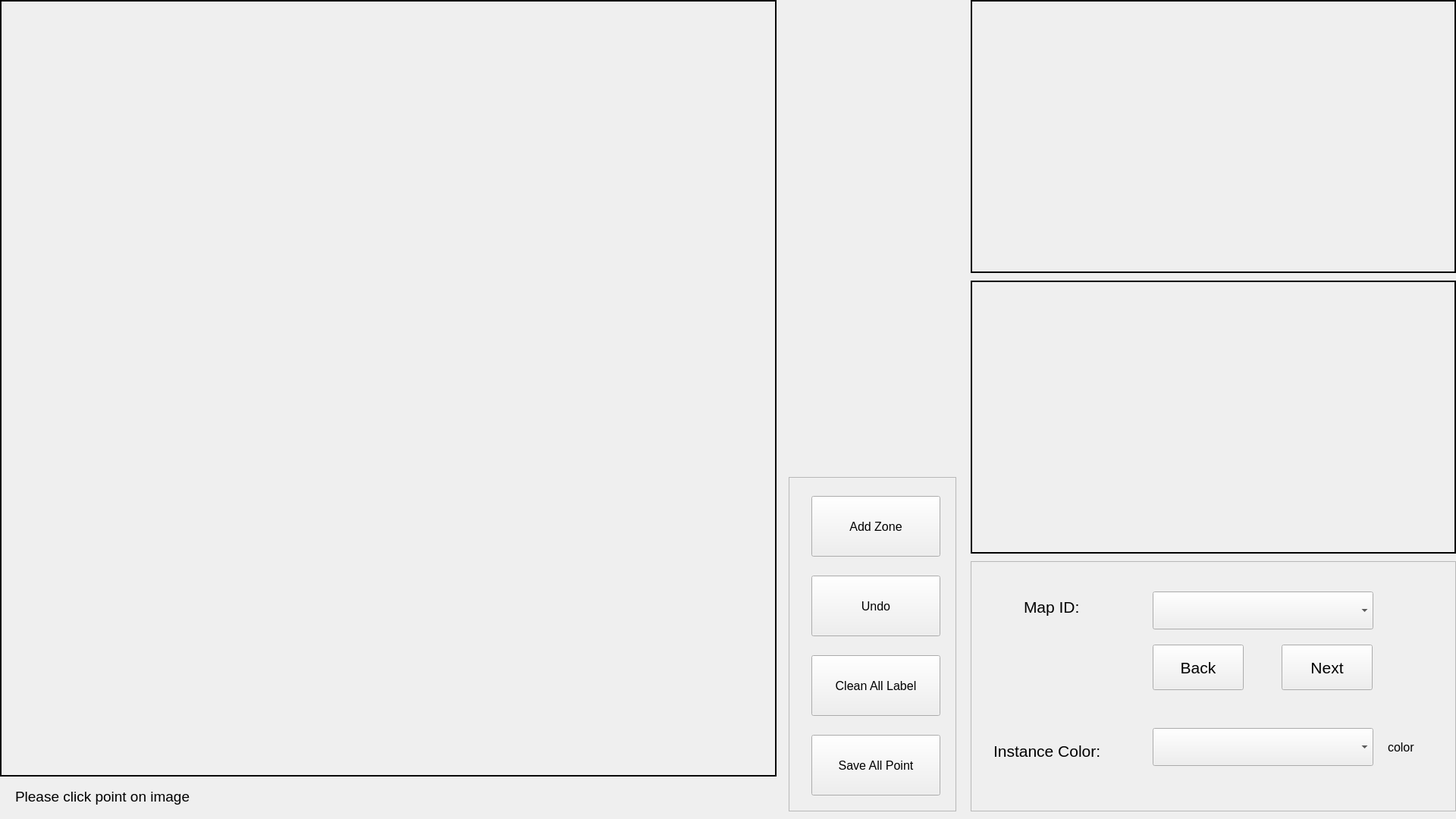
<?xml version="1.0" encoding="UTF-8"?>
<ui version="4.0">
 <class>MainWindow</class>
 <widget class="QMainWindow" name="MainWindow">
  <property name="geometry">
   <rect>
    <x>0</x>
    <y>0</y>
    <width>1920</width>
    <height>1080</height>
   </rect>
  </property>
  <property name="font">
   <font>
    <pointsize>20</pointsize>
   </font>
  </property>
  <property name="windowTitle">
   <string>MainWindow</string>
  </property>
  <widget class="QWidget" name="centralwidget">
   <widget class="QLabel" name="main_image">
    <property name="geometry">
     <rect>
      <x>0</x>
      <y>0</y>
      <width>1024</width>
      <height>1024</height>
     </rect>
    </property>
    <property name="frameShape">
     <enum>QFrame::WinPanel</enum>
    </property>
    <property name="text">
     <string/>
    </property>
   </widget>
   <widget class="QLabel" name="image_seg_front">
    <property name="geometry">
     <rect>
      <x>1280</x>
      <y>0</y>
      <width>640</width>
      <height>360</height>
     </rect>
    </property>
    <property name="frameShape">
     <enum>QFrame::WinPanel</enum>
    </property>
    <property name="text">
     <string/>
    </property>
   </widget>
   <widget class="QLabel" name="image_rgb_front">
    <property name="geometry">
     <rect>
      <x>1280</x>
      <y>370</y>
      <width>640</width>
      <height>360</height>
     </rect>
    </property>
    <property name="frameShape">
     <enum>QFrame::WinPanel</enum>
    </property>
    <property name="text">
     <string/>
    </property>
   </widget>
   <widget class="QFrame" name="center_bot_block">
    <property name="geometry">
     <rect>
      <x>1280</x>
      <y>740</y>
      <width>640</width>
      <height>330</height>
     </rect>
    </property>
    <property name="frameShape">
     <enum>QFrame::StyledPanel</enum>
    </property>
    <property name="frameShadow">
     <enum>QFrame::Raised</enum>
    </property>
    <widget class="QComboBox" name="combobox_map_id">
     <property name="geometry">
      <rect>
       <x>240</x>
       <y>40</y>
       <width>291</width>
       <height>50</height>
      </rect>
     </property>
     <property name="font">
      <font>
       <pointsize>13</pointsize>
      </font>
     </property>
    </widget>
    <widget class="QLabel" name="map_id">
     <property name="geometry">
      <rect>
       <x>70</x>
       <y>30</y>
       <width>150</width>
       <height>60</height>
      </rect>
     </property>
     <property name="font">
      <font>
       <pointsize>16</pointsize>
      </font>
     </property>
     <property name="text">
      <string>Map ID:</string>
     </property>
    </widget>
    <widget class="QPushButton" name="backButton_frame">
     <property name="geometry">
      <rect>
       <x>240</x>
       <y>110</y>
       <width>120</width>
       <height>60</height>
      </rect>
     </property>
     <property name="font">
      <font>
       <pointsize>16</pointsize>
      </font>
     </property>
     <property name="text">
      <string>Back</string>
     </property>
    </widget>
    <widget class="QPushButton" name="nextButton_frame">
     <property name="geometry">
      <rect>
       <x>410</x>
       <y>110</y>
       <width>120</width>
       <height>60</height>
      </rect>
     </property>
     <property name="font">
      <font>
       <pointsize>16</pointsize>
      </font>
     </property>
     <property name="text">
      <string>Next</string>
     </property>
    </widget>
    <widget class="QLabel" name="color">
     <property name="geometry">
      <rect>
       <x>30</x>
       <y>220</y>
       <width>190</width>
       <height>60</height>
      </rect>
     </property>
     <property name="font">
      <font>
       <pointsize>16</pointsize>
      </font>
     </property>
     <property name="text">
      <string>Instance Color:</string>
     </property>
    </widget>
    <widget class="QComboBox" name="combobox_instance_color">
     <property name="geometry">
      <rect>
       <x>240</x>
       <y>220</y>
       <width>291</width>
       <height>50</height>
      </rect>
     </property>
     <property name="font">
      <font>
       <pointsize>13</pointsize>
      </font>
     </property>
    </widget>
    <widget class="QLabel" name="color_vis">
     <property name="geometry">
      <rect>
       <x>550</x>
       <y>220</y>
       <width>61</width>
       <height>51</height>
      </rect>
     </property>
     <property name="font">
      <font>
       <pointsize>12</pointsize>
      </font>
     </property>
     <property name="text">
      <string>color</string>
     </property>
    </widget>
   </widget>
   <widget class="QFrame" name="right_bot_block">
    <property name="geometry">
     <rect>
      <x>1040</x>
      <y>629</y>
      <width>221</width>
      <height>441</height>
     </rect>
    </property>
    <property name="frameShape">
     <enum>QFrame::StyledPanel</enum>
    </property>
    <property name="frameShadow">
     <enum>QFrame::Raised</enum>
    </property>
    <widget class="QPushButton" name="pushButton_add">
     <property name="geometry">
      <rect>
       <x>30</x>
       <y>25</y>
       <width>170</width>
       <height>80</height>
      </rect>
     </property>
     <property name="font">
      <font>
       <pointsize>12</pointsize>
      </font>
     </property>
     <property name="text">
      <string>Add Zone</string>
     </property>
    </widget>
    <widget class="QPushButton" name="pushButton_undo">
     <property name="geometry">
      <rect>
       <x>30</x>
       <y>130</y>
       <width>170</width>
       <height>80</height>
      </rect>
     </property>
     <property name="font">
      <font>
       <pointsize>12</pointsize>
      </font>
     </property>
     <property name="text">
      <string>Undo</string>
     </property>
    </widget>
    <widget class="QPushButton" name="pushButton_save">
     <property name="geometry">
      <rect>
       <x>30</x>
       <y>340</y>
       <width>170</width>
       <height>80</height>
      </rect>
     </property>
     <property name="font">
      <font>
       <pointsize>12</pointsize>
      </font>
     </property>
     <property name="text">
      <string>Save All Point</string>
     </property>
    </widget>
    <widget class="QPushButton" name="pushButton_clean">
     <property name="geometry">
      <rect>
       <x>30</x>
       <y>235</y>
       <width>170</width>
       <height>80</height>
      </rect>
     </property>
     <property name="font">
      <font>
       <pointsize>12</pointsize>
      </font>
     </property>
     <property name="text">
      <string>Clean All Label</string>
     </property>
    </widget>
   </widget>
   <widget class="QLabel" name="message_box">
    <property name="geometry">
     <rect>
      <x>20</x>
      <y>1025</y>
      <width>1000</width>
      <height>50</height>
     </rect>
    </property>
    <property name="font">
     <font>
      <pointsize>14</pointsize>
     </font>
    </property>
    <property name="text">
     <string>Please click point on image</string>
    </property>
   </widget>
  </widget>
 </widget>
 <resources/>
 <connections/>
</ui>
